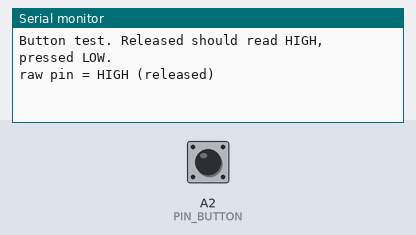
A sketch run on a simulated Arduino Uno, built with avr-gcc and run on an emulated ATmega328P. On the bench: the last lines printed to the serial monitor. Inputs (shaded band) come from the test bench; at power-on: A2 (PIN_BUTTON) HIGH.

Above: at 1.2 s.
1.3 s: A2 (PIN_BUTTON) pulled LOW for 0.15 s
At 1.9 s:
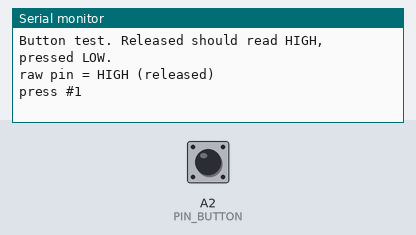
2.9 s: A2 (PIN_BUTTON) pulled LOW for 1 s
At 3.8 s:
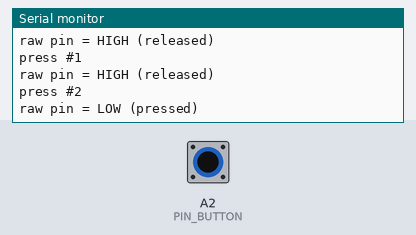
5.4 s: A2 (PIN_BUTTON) pulled LOW for 0.15 s
At 5.8 s:
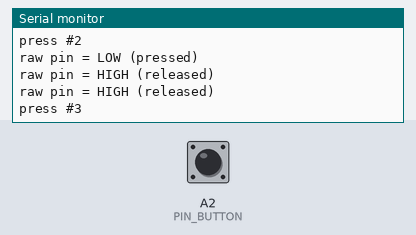

The sketch:

button.ino
```cpp
// Button test (Track 2): A2 -> button -> GND, internal pull-up.
// Prints the raw pin once a second, and a counter on every debounced press.
// Target: 50 deliberate presses = count 50.

const int PIN_BUTTON = A2;
const unsigned long DEBOUNCE_MS = 30;

bool raw = false, down = false;
unsigned long changedMs = 0, lastRawPrint = 0;
long presses = 0;

void setup() {
  Serial.begin(115200);
  pinMode(PIN_BUTTON, INPUT_PULLUP);
  raw = down = (digitalRead(PIN_BUTTON) == LOW);
  Serial.println(F("Button test. Released should read HIGH, pressed LOW."));
}

void loop() {
  unsigned long now = millis();
  bool r = (digitalRead(PIN_BUTTON) == LOW);

  if (r != raw) { raw = r; changedMs = now; }                 // bouncing: restart timer
  else if (r != down && now - changedMs >= DEBOUNCE_MS) {     // stable for 30 ms
    down = r;
    if (down) { presses++; Serial.print(F("press #")); Serial.println(presses); }
  }

  if (now - lastRawPrint >= 1000) {
    lastRawPrint = now;
    Serial.print(F("raw pin = ")); Serial.println(digitalRead(PIN_BUTTON) ? F("HIGH (released)") : F("LOW (pressed)"));
  }
}
```

Measured:
- after the input at 1.3 s, the serial monitor: prints a new line at once (image 1)
- after the input at 2.9 s, the serial monitor: prints a new line at once (image 2)
- after the input at 5.4 s, the serial monitor: prints a new line at once (image 3)
